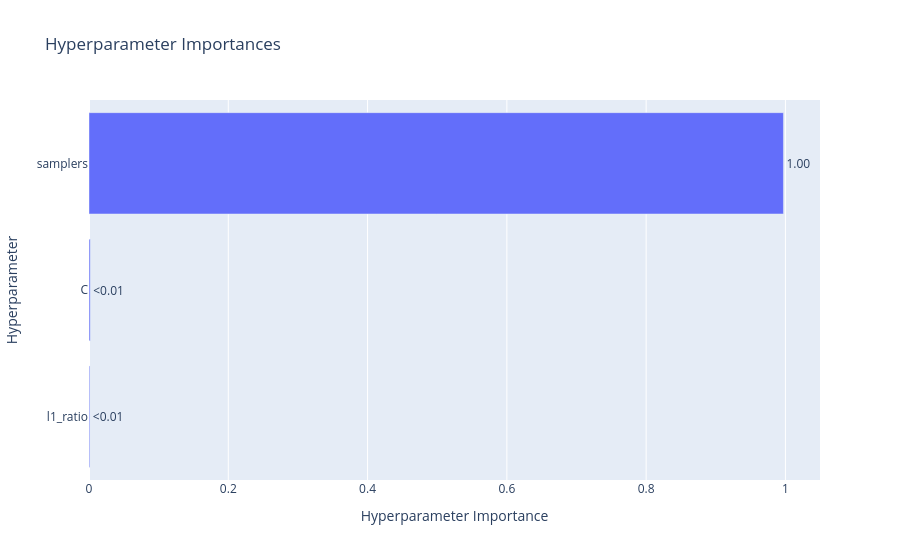

This figure's notebook cell:
### Code cell
optuna.visualization.plot_param_importances(study)

### Figure 1 — Plotly figure (JSON) as saved in the notebook; plotly's stock layout.template omitted (floating-point values rounded to 4 significant figures)
{"data": [{"cliponaxis": false, "hovertemplate": ["l1_ratio (FloatDistribution): 0.001103206989562165<extra></extra>", "C (FloatDistribution): 0.0017464966864354026<extra></extra>", "samplers (CategoricalDistribution): 0.9971502963240024<extra></extra>"], "name": "Objective Value", "orientation": "h", "text": ["<0.01", "<0.01", "1.00"], "textposition": "outside", "type": "bar", "x": [0.001103, 0.001746, 0.9972], "y": ["l1_ratio", "C", "samplers"]}], "layout": {"title": {"text": "Hyperparameter Importances"}, "xaxis": {"title": {"text": "Hyperparameter Importance"}}, "yaxis": {"title": {"text": "Hyperparameter"}}}}
